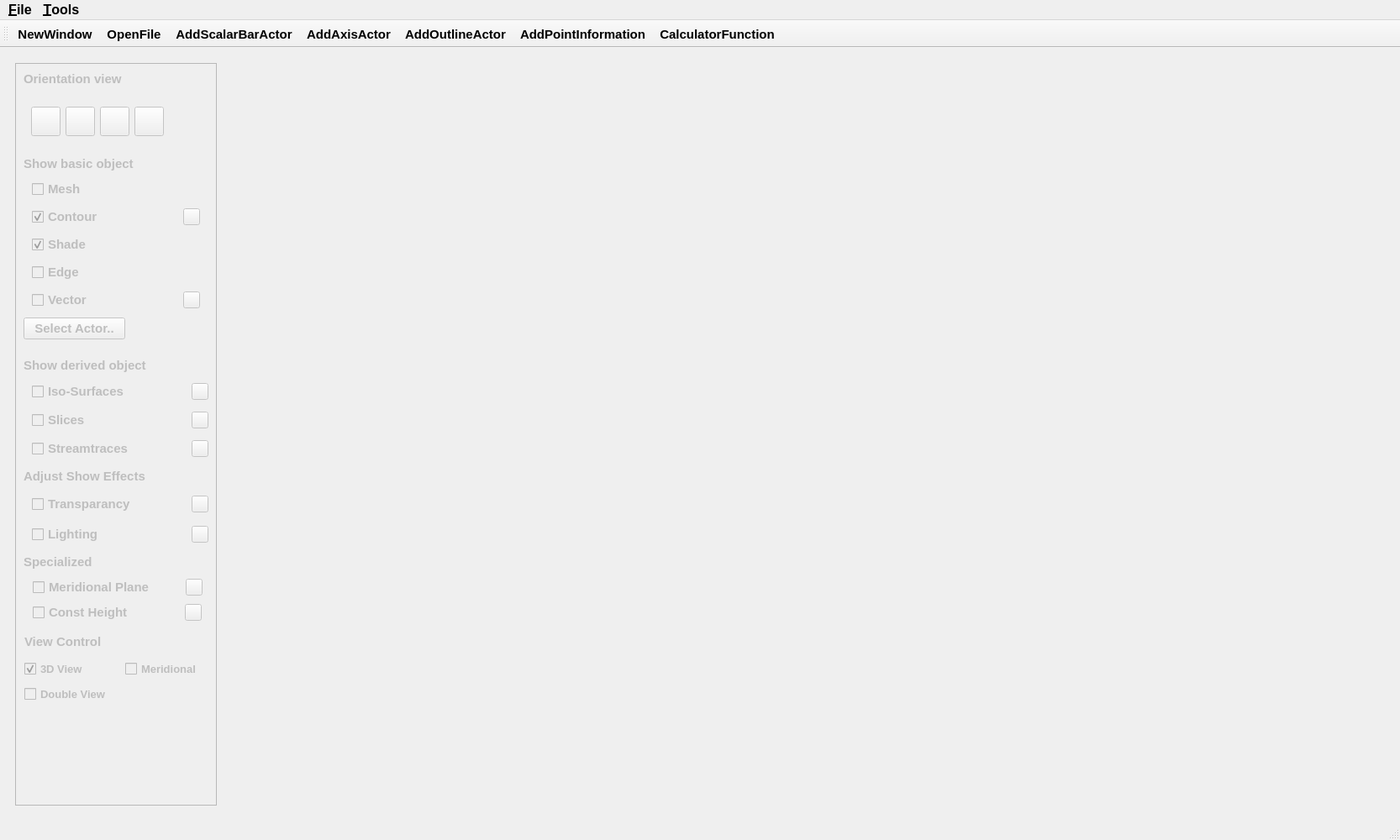
<?xml version="1.0" encoding="UTF-8"?>
<ui version="4.0">
 <class>MainWindow</class>
 <widget class="QMainWindow" name="MainWindow">
  <property name="geometry">
   <rect>
    <x>0</x>
    <y>0</y>
    <width>1666</width>
    <height>1000</height>
   </rect>
  </property>
  <property name="sizePolicy">
   <sizepolicy hsizetype="Preferred" vsizetype="Fixed">
    <horstretch>0</horstretch>
    <verstretch>0</verstretch>
   </sizepolicy>
  </property>
  <property name="font">
   <font>
    <pointsize>11</pointsize>
    <weight>75</weight>
    <bold>true</bold>
   </font>
  </property>
  <property name="windowTitle">
   <string>CFD Post-processing Tool</string>
  </property>
  <widget class="QWidget" name="centralwidget">
   <layout class="QHBoxLayout" name="horizontalLayout_2">
    <item>
     <widget class="QWidget" name="widget_2" native="true">
      <layout class="QHBoxLayout" name="horizontalLayout_3">
       <item>
        <widget class="QScrollArea" name="scrollArea">
         <property name="enabled">
          <bool>false</bool>
         </property>
         <property name="sizePolicy">
          <sizepolicy hsizetype="Fixed" vsizetype="Expanding">
           <horstretch>0</horstretch>
           <verstretch>0</verstretch>
          </sizepolicy>
         </property>
         <property name="minimumSize">
          <size>
           <width>240</width>
           <height>0</height>
          </size>
         </property>
         <property name="maximumSize">
          <size>
           <width>240</width>
           <height>16777215</height>
          </size>
         </property>
         <property name="widgetResizable">
          <bool>true</bool>
         </property>
         <widget class="QWidget" name="scrollAreaWidgetContents_2">
          <property name="geometry">
           <rect>
            <x>0</x>
            <y>0</y>
            <width>238</width>
            <height>882</height>
           </rect>
          </property>
          <widget class="QLabel" name="label_5">
           <property name="geometry">
            <rect>
             <x>9</x>
             <y>9</y>
             <width>141</width>
             <height>18</height>
            </rect>
           </property>
           <property name="sizePolicy">
            <sizepolicy hsizetype="Fixed" vsizetype="Fixed">
             <horstretch>0</horstretch>
             <verstretch>0</verstretch>
            </sizepolicy>
           </property>
           <property name="font">
            <font>
             <pointsize>11</pointsize>
             <weight>75</weight>
             <bold>true</bold>
            </font>
           </property>
           <property name="text">
            <string>Orientation view</string>
           </property>
          </widget>
          <widget class="QWidget" name="widget_4" native="true">
           <property name="geometry">
            <rect>
             <x>9</x>
             <y>33</y>
             <width>194</width>
             <height>71</height>
            </rect>
           </property>
           <property name="sizePolicy">
            <sizepolicy hsizetype="Fixed" vsizetype="Fixed">
             <horstretch>0</horstretch>
             <verstretch>0</verstretch>
            </sizepolicy>
           </property>
           <layout class="QVBoxLayout" name="verticalLayout_2">
            <item>
             <widget class="QWidget" name="buttonWidget" native="true">
              <property name="sizePolicy">
               <sizepolicy hsizetype="Fixed" vsizetype="Fixed">
                <horstretch>0</horstretch>
                <verstretch>0</verstretch>
               </sizepolicy>
              </property>
              <layout class="QHBoxLayout" name="horizontalLayout">
               <item>
                <widget class="QPushButton" name="xoyView">
                 <property name="sizePolicy">
                  <sizepolicy hsizetype="Fixed" vsizetype="Fixed">
                   <horstretch>0</horstretch>
                   <verstretch>0</verstretch>
                  </sizepolicy>
                 </property>
                 <property name="minimumSize">
                  <size>
                   <width>35</width>
                   <height>35</height>
                  </size>
                 </property>
                 <property name="maximumSize">
                  <size>
                   <width>35</width>
                   <height>35</height>
                  </size>
                 </property>
                 <property name="text">
                  <string/>
                 </property>
                </widget>
               </item>
               <item>
                <widget class="QPushButton" name="xozView">
                 <property name="sizePolicy">
                  <sizepolicy hsizetype="Fixed" vsizetype="Fixed">
                   <horstretch>0</horstretch>
                   <verstretch>0</verstretch>
                  </sizepolicy>
                 </property>
                 <property name="minimumSize">
                  <size>
                   <width>35</width>
                   <height>35</height>
                  </size>
                 </property>
                 <property name="maximumSize">
                  <size>
                   <width>35</width>
                   <height>35</height>
                  </size>
                 </property>
                 <property name="text">
                  <string/>
                 </property>
                </widget>
               </item>
               <item>
                <widget class="QPushButton" name="yozView">
                 <property name="sizePolicy">
                  <sizepolicy hsizetype="Fixed" vsizetype="Fixed">
                   <horstretch>0</horstretch>
                   <verstretch>0</verstretch>
                  </sizepolicy>
                 </property>
                 <property name="minimumSize">
                  <size>
                   <width>35</width>
                   <height>35</height>
                  </size>
                 </property>
                 <property name="maximumSize">
                  <size>
                   <width>35</width>
                   <height>35</height>
                  </size>
                 </property>
                 <property name="text">
                  <string/>
                 </property>
                </widget>
               </item>
               <item>
                <widget class="QPushButton" name="xyzView">
                 <property name="sizePolicy">
                  <sizepolicy hsizetype="Fixed" vsizetype="Fixed">
                   <horstretch>0</horstretch>
                   <verstretch>0</verstretch>
                  </sizepolicy>
                 </property>
                 <property name="minimumSize">
                  <size>
                   <width>35</width>
                   <height>35</height>
                  </size>
                 </property>
                 <property name="maximumSize">
                  <size>
                   <width>35</width>
                   <height>35</height>
                  </size>
                 </property>
                 <property name="text">
                  <string/>
                 </property>
                </widget>
               </item>
              </layout>
             </widget>
            </item>
           </layout>
          </widget>
          <widget class="QLabel" name="label">
           <property name="geometry">
            <rect>
             <x>9</x>
             <y>110</y>
             <width>153</width>
             <height>18</height>
            </rect>
           </property>
           <property name="sizePolicy">
            <sizepolicy hsizetype="Fixed" vsizetype="Fixed">
             <horstretch>0</horstretch>
             <verstretch>0</verstretch>
            </sizepolicy>
           </property>
           <property name="font">
            <font>
             <pointsize>11</pointsize>
             <weight>75</weight>
             <bold>true</bold>
            </font>
           </property>
           <property name="contextMenuPolicy">
            <enum>Qt::PreventContextMenu</enum>
           </property>
           <property name="text">
            <string>Show basic object</string>
           </property>
          </widget>
          <widget class="QWidget" name="widget" native="true">
           <property name="geometry">
            <rect>
             <x>9</x>
             <y>134</y>
             <width>210</width>
             <height>162</height>
            </rect>
           </property>
           <property name="sizePolicy">
            <sizepolicy hsizetype="Expanding" vsizetype="Fixed">
             <horstretch>0</horstretch>
             <verstretch>0</verstretch>
            </sizepolicy>
           </property>
           <layout class="QGridLayout" name="gridLayout_2">
            <item row="3" column="0">
             <spacer name="horizontalSpacer_5">
              <property name="orientation">
               <enum>Qt::Horizontal</enum>
              </property>
              <property name="sizeType">
               <enum>QSizePolicy::Fixed</enum>
              </property>
              <property name="sizeHint" stdset="0">
               <size>
                <width>10</width>
                <height>20</height>
               </size>
              </property>
             </spacer>
            </item>
            <item row="3" column="1">
             <widget class="QCheckBox" name="contourCheckBox">
              <property name="minimumSize">
               <size>
                <width>150</width>
                <height>0</height>
               </size>
              </property>
              <property name="font">
               <font>
                <pointsize>11</pointsize>
                <weight>75</weight>
                <bold>true</bold>
               </font>
              </property>
              <property name="text">
               <string>Contour</string>
              </property>
              <property name="checked">
               <bool>true</bool>
              </property>
             </widget>
            </item>
            <item row="2" column="0">
             <spacer name="horizontalSpacer_4">
              <property name="orientation">
               <enum>Qt::Horizontal</enum>
              </property>
              <property name="sizeType">
               <enum>QSizePolicy::Fixed</enum>
              </property>
              <property name="sizeHint" stdset="0">
               <size>
                <width>10</width>
                <height>20</height>
               </size>
              </property>
             </spacer>
            </item>
            <item row="5" column="1">
             <widget class="QCheckBox" name="edgeCheckBox">
              <property name="font">
               <font>
                <pointsize>11</pointsize>
                <weight>75</weight>
                <bold>true</bold>
               </font>
              </property>
              <property name="text">
               <string>Edge</string>
              </property>
             </widget>
            </item>
            <item row="2" column="1">
             <widget class="QCheckBox" name="meshCheckBox">
              <property name="font">
               <font>
                <pointsize>11</pointsize>
                <weight>75</weight>
                <bold>true</bold>
               </font>
              </property>
              <property name="text">
               <string>Mesh</string>
              </property>
             </widget>
            </item>
            <item row="5" column="0">
             <spacer name="horizontalSpacer_7">
              <property name="orientation">
               <enum>Qt::Horizontal</enum>
              </property>
              <property name="sizeType">
               <enum>QSizePolicy::Fixed</enum>
              </property>
              <property name="sizeHint" stdset="0">
               <size>
                <width>10</width>
                <height>20</height>
               </size>
              </property>
             </spacer>
            </item>
            <item row="6" column="0">
             <spacer name="horizontalSpacer_8">
              <property name="orientation">
               <enum>Qt::Horizontal</enum>
              </property>
              <property name="sizeType">
               <enum>QSizePolicy::Fixed</enum>
              </property>
              <property name="sizeHint" stdset="0">
               <size>
                <width>10</width>
                <height>20</height>
               </size>
              </property>
             </spacer>
            </item>
            <item row="4" column="1">
             <widget class="QCheckBox" name="shadeCheckBox">
              <property name="font">
               <font>
                <pointsize>11</pointsize>
                <weight>75</weight>
                <bold>true</bold>
               </font>
              </property>
              <property name="text">
               <string>Shade</string>
              </property>
              <property name="checked">
               <bool>true</bool>
              </property>
             </widget>
            </item>
            <item row="4" column="0">
             <spacer name="horizontalSpacer_6">
              <property name="orientation">
               <enum>Qt::Horizontal</enum>
              </property>
              <property name="sizeType">
               <enum>QSizePolicy::Fixed</enum>
              </property>
              <property name="sizeHint" stdset="0">
               <size>
                <width>10</width>
                <height>20</height>
               </size>
              </property>
             </spacer>
            </item>
            <item row="6" column="1">
             <widget class="QCheckBox" name="vectorCheckBox">
              <property name="font">
               <font>
                <pointsize>11</pointsize>
                <weight>75</weight>
                <bold>true</bold>
               </font>
              </property>
              <property name="text">
               <string>Vector</string>
              </property>
             </widget>
            </item>
            <item row="3" column="2">
             <widget class="QPushButton" name="contourSettingButton">
              <property name="minimumSize">
               <size>
                <width>20</width>
                <height>20</height>
               </size>
              </property>
              <property name="maximumSize">
               <size>
                <width>20</width>
                <height>20</height>
               </size>
              </property>
              <property name="text">
               <string/>
              </property>
             </widget>
            </item>
            <item row="6" column="2">
             <widget class="QPushButton" name="vectorSettingButton">
              <property name="minimumSize">
               <size>
                <width>20</width>
                <height>20</height>
               </size>
              </property>
              <property name="maximumSize">
               <size>
                <width>20</width>
                <height>20</height>
               </size>
              </property>
              <property name="text">
               <string/>
              </property>
             </widget>
            </item>
           </layout>
          </widget>
          <widget class="QPushButton" name="selectBoundaryButton">
           <property name="geometry">
            <rect>
             <x>9</x>
             <y>302</y>
             <width>121</width>
             <height>26</height>
            </rect>
           </property>
           <property name="font">
            <font>
             <pointsize>11</pointsize>
             <weight>75</weight>
             <bold>true</bold>
            </font>
           </property>
           <property name="text">
            <string>Select Actor..</string>
           </property>
          </widget>
          <widget class="QLabel" name="label_4">
           <property name="geometry">
            <rect>
             <x>9</x>
             <y>350</y>
             <width>173</width>
             <height>18</height>
            </rect>
           </property>
           <property name="sizePolicy">
            <sizepolicy hsizetype="Fixed" vsizetype="Fixed">
             <horstretch>0</horstretch>
             <verstretch>0</verstretch>
            </sizepolicy>
           </property>
           <property name="font">
            <font>
             <pointsize>11</pointsize>
             <weight>75</weight>
             <bold>true</bold>
            </font>
           </property>
           <property name="text">
            <string>Show derived object</string>
           </property>
          </widget>
          <widget class="QWidget" name="widget_3" native="true">
           <property name="geometry">
            <rect>
             <x>9</x>
             <y>374</y>
             <width>220</width>
             <height>102</height>
            </rect>
           </property>
           <property name="sizePolicy">
            <sizepolicy hsizetype="Expanding" vsizetype="Fixed">
             <horstretch>0</horstretch>
             <verstretch>0</verstretch>
            </sizepolicy>
           </property>
           <property name="minimumSize">
            <size>
             <width>220</width>
             <height>0</height>
            </size>
           </property>
           <property name="maximumSize">
            <size>
             <width>220</width>
             <height>16777215</height>
            </size>
           </property>
           <layout class="QGridLayout" name="gridLayout">
            <item row="2" column="0">
             <spacer name="horizontalSpacer_2">
              <property name="orientation">
               <enum>Qt::Horizontal</enum>
              </property>
              <property name="sizeType">
               <enum>QSizePolicy::Fixed</enum>
              </property>
              <property name="sizeHint" stdset="0">
               <size>
                <width>10</width>
                <height>20</height>
               </size>
              </property>
             </spacer>
            </item>
            <item row="2" column="1">
             <widget class="QCheckBox" name="slicesCheckBox">
              <property name="minimumSize">
               <size>
                <width>186</width>
                <height>0</height>
               </size>
              </property>
              <property name="font">
               <font>
                <pointsize>11</pointsize>
                <weight>75</weight>
                <bold>true</bold>
               </font>
              </property>
              <property name="text">
               <string>Slices</string>
              </property>
             </widget>
            </item>
            <item row="1" column="1">
             <widget class="QCheckBox" name="isoSurfaceCheckBox">
              <property name="sizePolicy">
               <sizepolicy hsizetype="Preferred" vsizetype="Fixed">
                <horstretch>0</horstretch>
                <verstretch>0</verstretch>
               </sizepolicy>
              </property>
              <property name="minimumSize">
               <size>
                <width>186</width>
                <height>1</height>
               </size>
              </property>
              <property name="maximumSize">
               <size>
                <width>16777215</width>
                <height>16777215</height>
               </size>
              </property>
              <property name="font">
               <font>
                <pointsize>11</pointsize>
                <weight>75</weight>
                <bold>true</bold>
               </font>
              </property>
              <property name="text">
               <string>Iso-Surfaces</string>
              </property>
              <property name="iconSize">
               <size>
                <width>16</width>
                <height>16</height>
               </size>
              </property>
              <property name="checked">
               <bool>false</bool>
              </property>
              <property name="autoExclusive">
               <bool>false</bool>
              </property>
             </widget>
            </item>
            <item row="3" column="0">
             <spacer name="horizontalSpacer_3">
              <property name="orientation">
               <enum>Qt::Horizontal</enum>
              </property>
              <property name="sizeType">
               <enum>QSizePolicy::Fixed</enum>
              </property>
              <property name="sizeHint" stdset="0">
               <size>
                <width>10</width>
                <height>20</height>
               </size>
              </property>
             </spacer>
            </item>
            <item row="1" column="0">
             <spacer name="horizontalSpacer">
              <property name="orientation">
               <enum>Qt::Horizontal</enum>
              </property>
              <property name="sizeType">
               <enum>QSizePolicy::Fixed</enum>
              </property>
              <property name="sizeHint" stdset="0">
               <size>
                <width>10</width>
                <height>20</height>
               </size>
              </property>
             </spacer>
            </item>
            <item row="3" column="1">
             <widget class="QCheckBox" name="streamlineCheckBox">
              <property name="minimumSize">
               <size>
                <width>186</width>
                <height>0</height>
               </size>
              </property>
              <property name="font">
               <font>
                <pointsize>11</pointsize>
                <weight>75</weight>
                <bold>true</bold>
               </font>
              </property>
              <property name="text">
               <string>Streamtraces</string>
              </property>
             </widget>
            </item>
            <item row="1" column="2">
             <widget class="QPushButton" name="IsoSurfaceSettingButton">
              <property name="minimumSize">
               <size>
                <width>20</width>
                <height>20</height>
               </size>
              </property>
              <property name="maximumSize">
               <size>
                <width>20</width>
                <height>20</height>
               </size>
              </property>
              <property name="text">
               <string/>
              </property>
             </widget>
            </item>
            <item row="2" column="2">
             <widget class="QPushButton" name="addSliceButton">
              <property name="minimumSize">
               <size>
                <width>20</width>
                <height>20</height>
               </size>
              </property>
              <property name="maximumSize">
               <size>
                <width>20</width>
                <height>20</height>
               </size>
              </property>
              <property name="text">
               <string/>
              </property>
             </widget>
            </item>
            <item row="3" column="2">
             <widget class="QPushButton" name="addStreamLineButton">
              <property name="minimumSize">
               <size>
                <width>20</width>
                <height>20</height>
               </size>
              </property>
              <property name="maximumSize">
               <size>
                <width>20</width>
                <height>20</height>
               </size>
              </property>
              <property name="text">
               <string/>
              </property>
             </widget>
            </item>
           </layout>
          </widget>
          <widget class="QLabel" name="label_6">
           <property name="geometry">
            <rect>
             <x>9</x>
             <y>482</y>
             <width>168</width>
             <height>18</height>
            </rect>
           </property>
           <property name="sizePolicy">
            <sizepolicy hsizetype="Fixed" vsizetype="Fixed">
             <horstretch>0</horstretch>
             <verstretch>0</verstretch>
            </sizepolicy>
           </property>
           <property name="font">
            <font>
             <pointsize>11</pointsize>
             <weight>75</weight>
             <bold>true</bold>
            </font>
           </property>
           <property name="text">
            <string>Adjust Show Effects</string>
           </property>
          </widget>
          <widget class="QWidget" name="widget_5" native="true">
           <property name="geometry">
            <rect>
             <x>9</x>
             <y>506</y>
             <width>220</width>
             <height>72</height>
            </rect>
           </property>
           <property name="sizePolicy">
            <sizepolicy hsizetype="Expanding" vsizetype="Fixed">
             <horstretch>0</horstretch>
             <verstretch>0</verstretch>
            </sizepolicy>
           </property>
           <property name="minimumSize">
            <size>
             <width>220</width>
             <height>0</height>
            </size>
           </property>
           <property name="maximumSize">
            <size>
             <width>220</width>
             <height>16777215</height>
            </size>
           </property>
           <layout class="QGridLayout" name="gridLayout_4">
            <item row="1" column="0">
             <spacer name="horizontalSpacer_16">
              <property name="orientation">
               <enum>Qt::Horizontal</enum>
              </property>
              <property name="sizeType">
               <enum>QSizePolicy::Fixed</enum>
              </property>
              <property name="sizeHint" stdset="0">
               <size>
                <width>10</width>
                <height>20</height>
               </size>
              </property>
             </spacer>
            </item>
            <item row="2" column="1">
             <widget class="QCheckBox" name="lightingCheckBox">
              <property name="minimumSize">
               <size>
                <width>186</width>
                <height>0</height>
               </size>
              </property>
              <property name="font">
               <font>
                <pointsize>11</pointsize>
                <weight>75</weight>
                <bold>true</bold>
               </font>
              </property>
              <property name="text">
               <string>Lighting</string>
              </property>
             </widget>
            </item>
            <item row="2" column="0">
             <spacer name="horizontalSpacer_14">
              <property name="orientation">
               <enum>Qt::Horizontal</enum>
              </property>
              <property name="sizeType">
               <enum>QSizePolicy::Fixed</enum>
              </property>
              <property name="sizeHint" stdset="0">
               <size>
                <width>10</width>
                <height>20</height>
               </size>
              </property>
             </spacer>
            </item>
            <item row="2" column="2">
             <widget class="QPushButton" name="lightingButton">
              <property name="minimumSize">
               <size>
                <width>20</width>
                <height>20</height>
               </size>
              </property>
              <property name="maximumSize">
               <size>
                <width>20</width>
                <height>20</height>
               </size>
              </property>
              <property name="text">
               <string/>
              </property>
             </widget>
            </item>
            <item row="1" column="2">
             <widget class="QPushButton" name="transparantButton">
              <property name="minimumSize">
               <size>
                <width>20</width>
                <height>20</height>
               </size>
              </property>
              <property name="maximumSize">
               <size>
                <width>20</width>
                <height>20</height>
               </size>
              </property>
              <property name="text">
               <string/>
              </property>
             </widget>
            </item>
            <item row="1" column="1">
             <widget class="QCheckBox" name="transparancyCheckBox">
              <property name="sizePolicy">
               <sizepolicy hsizetype="Preferred" vsizetype="Fixed">
                <horstretch>0</horstretch>
                <verstretch>0</verstretch>
               </sizepolicy>
              </property>
              <property name="minimumSize">
               <size>
                <width>186</width>
                <height>1</height>
               </size>
              </property>
              <property name="maximumSize">
               <size>
                <width>16777215</width>
                <height>16777215</height>
               </size>
              </property>
              <property name="font">
               <font>
                <pointsize>11</pointsize>
                <weight>75</weight>
                <bold>true</bold>
               </font>
              </property>
              <property name="text">
               <string>Transparancy</string>
              </property>
              <property name="iconSize">
               <size>
                <width>16</width>
                <height>16</height>
               </size>
              </property>
              <property name="checked">
               <bool>false</bool>
              </property>
              <property name="autoExclusive">
               <bool>false</bool>
              </property>
             </widget>
            </item>
           </layout>
          </widget>
          <widget class="QLabel" name="label_2">
           <property name="geometry">
            <rect>
             <x>9</x>
             <y>584</y>
             <width>96</width>
             <height>18</height>
            </rect>
           </property>
           <property name="text">
            <string>Specialized</string>
           </property>
          </widget>
          <widget class="QWidget" name="layoutWidget">
           <property name="geometry">
            <rect>
             <x>10</x>
             <y>610</y>
             <width>212</width>
             <height>26</height>
            </rect>
           </property>
           <layout class="QHBoxLayout" name="horizontalLayout_4">
            <item>
             <spacer name="horizontalSpacer_9">
              <property name="orientation">
               <enum>Qt::Horizontal</enum>
              </property>
              <property name="sizeType">
               <enum>QSizePolicy::Fixed</enum>
              </property>
              <property name="sizeHint" stdset="0">
               <size>
                <width>10</width>
                <height>20</height>
               </size>
              </property>
             </spacer>
            </item>
            <item>
             <widget class="QCheckBox" name="MeridionalcheckBox">
              <property name="text">
               <string>Meridional Plane</string>
              </property>
             </widget>
            </item>
            <item>
             <widget class="QPushButton" name="MeridionalButton">
              <property name="minimumSize">
               <size>
                <width>20</width>
                <height>20</height>
               </size>
              </property>
              <property name="maximumSize">
               <size>
                <width>20</width>
                <height>20</height>
               </size>
              </property>
              <property name="text">
               <string/>
              </property>
             </widget>
            </item>
           </layout>
          </widget>
          <widget class="QWidget" name="layoutWidget">
           <property name="geometry">
            <rect>
             <x>10</x>
             <y>640</y>
             <width>211</width>
             <height>26</height>
            </rect>
           </property>
           <layout class="QHBoxLayout" name="horizontalLayout_5">
            <item>
             <spacer name="horizontalSpacer_10">
              <property name="orientation">
               <enum>Qt::Horizontal</enum>
              </property>
              <property name="sizeType">
               <enum>QSizePolicy::Fixed</enum>
              </property>
              <property name="sizeHint" stdset="0">
               <size>
                <width>10</width>
                <height>20</height>
               </size>
              </property>
             </spacer>
            </item>
            <item>
             <widget class="QCheckBox" name="ConstHeightCheckBox">
              <property name="text">
               <string>Const Height</string>
              </property>
             </widget>
            </item>
            <item>
             <widget class="QPushButton" name="ConstHeightpushButton">
              <property name="minimumSize">
               <size>
                <width>20</width>
                <height>20</height>
               </size>
              </property>
              <property name="maximumSize">
               <size>
                <width>20</width>
                <height>20</height>
               </size>
              </property>
              <property name="text">
               <string/>
              </property>
             </widget>
            </item>
           </layout>
          </widget>
          <widget class="QLabel" name="label_3">
           <property name="geometry">
            <rect>
             <x>10</x>
             <y>680</y>
             <width>121</width>
             <height>16</height>
            </rect>
           </property>
           <property name="text">
            <string>View Control</string>
           </property>
          </widget>
          <widget class="QCheckBox" name="Check_3Dview">
           <property name="geometry">
            <rect>
             <x>10</x>
             <y>710</y>
             <width>85</width>
             <height>21</height>
            </rect>
           </property>
           <property name="font">
            <font>
             <pointsize>10</pointsize>
             <weight>75</weight>
             <bold>true</bold>
            </font>
           </property>
           <property name="text">
            <string>3D View</string>
           </property>
           <property name="checked">
            <bool>true</bool>
           </property>
          </widget>
          <widget class="QCheckBox" name="Check_Meri">
           <property name="geometry">
            <rect>
             <x>130</x>
             <y>710</y>
             <width>101</width>
             <height>21</height>
            </rect>
           </property>
           <property name="font">
            <font>
             <pointsize>10</pointsize>
             <weight>75</weight>
             <bold>true</bold>
            </font>
           </property>
           <property name="text">
            <string>Meridional</string>
           </property>
          </widget>
          <widget class="QCheckBox" name="Check_DoubleView">
           <property name="geometry">
            <rect>
             <x>10</x>
             <y>740</y>
             <width>121</width>
             <height>21</height>
            </rect>
           </property>
           <property name="font">
            <font>
             <pointsize>10</pointsize>
             <weight>75</weight>
             <bold>true</bold>
            </font>
           </property>
           <property name="text">
            <string>Double View</string>
           </property>
          </widget>
         </widget>
        </widget>
       </item>
       <item>
        <layout class="QVBoxLayout" name="VTKLayout">
         <item>
          <widget class="QVTKOpenGLNativeWidget" name="vtkBox" native="true"/>
         </item>
        </layout>
       </item>
      </layout>
     </widget>
    </item>
   </layout>
  </widget>
  <widget class="QMenuBar" name="menubar">
   <property name="geometry">
    <rect>
     <x>0</x>
     <y>0</y>
     <width>1666</width>
     <height>24</height>
    </rect>
   </property>
   <property name="font">
    <font>
     <pointsize>12</pointsize>
     <weight>75</weight>
     <bold>true</bold>
    </font>
   </property>
   <widget class="QMenu" name="menuFile">
    <property name="font">
     <font>
      <pointsize>12</pointsize>
      <weight>75</weight>
      <bold>true</bold>
     </font>
    </property>
    <property name="title">
     <string>&amp;File</string>
    </property>
    <addaction name="actionLoadMesh"/>
    <addaction name="actionUpdateFlow"/>
   </widget>
   <widget class="QMenu" name="menuTools">
    <property name="font">
     <font>
      <pointsize>12</pointsize>
      <weight>75</weight>
      <bold>true</bold>
     </font>
    </property>
    <property name="title">
     <string>&amp;Tools</string>
    </property>
   </widget>
   <addaction name="menuFile"/>
   <addaction name="menuTools"/>
  </widget>
  <widget class="QStatusBar" name="statusbar"/>
  <widget class="QToolBar" name="toolBar">
   <property name="windowTitle">
    <string>toolBar</string>
   </property>
   <attribute name="toolBarArea">
    <enum>TopToolBarArea</enum>
   </attribute>
   <attribute name="toolBarBreak">
    <bool>false</bool>
   </attribute>
   <addaction name="actionNewWindow"/>
   <addaction name="actionOpenFile"/>
   <addaction name="actionAddScalarBarActor"/>
   <addaction name="actionAddAxisActor"/>
   <addaction name="actionAddOutlineActor"/>
   <addaction name="actionAddPointInformation"/>
   <addaction name="actionCalculatorFunction"/>
  </widget>
  <action name="actionOpenFile">
   <property name="text">
    <string>OpenFile</string>
   </property>
   <property name="toolTip">
    <string>open aes mesh file</string>
   </property>
  </action>
  <action name="actionLoadMesh">
   <property name="text">
    <string>&amp;Load Mesh</string>
   </property>
  </action>
  <action name="actionUpdateFlow">
   <property name="text">
    <string>&amp;Update Flow</string>
   </property>
  </action>
  <action name="actionAddScalarBarActor">
   <property name="text">
    <string>AddScalarBarActor</string>
   </property>
   <property name="toolTip">
    <string>add scalarBar</string>
   </property>
  </action>
  <action name="actionAddAxisActor">
   <property name="text">
    <string>AddAxisActor</string>
   </property>
   <property name="toolTip">
    <string>add coordinate axis</string>
   </property>
  </action>
  <action name="actionAddOutlineActor">
   <property name="text">
    <string>AddOutlineActor</string>
   </property>
   <property name="toolTip">
    <string>add outline</string>
   </property>
  </action>
  <action name="actionAddPointInformation">
   <property name="text">
    <string>AddPointInformation</string>
   </property>
   <property name="toolTip">
    <string>add point attribute information</string>
   </property>
  </action>
  <action name="actionCalculatorFunction">
   <property name="text">
    <string>CalculatorFunction</string>
   </property>
   <property name="toolTip">
    <string>add new parameter</string>
   </property>
  </action>
  <action name="actionNewWindow">
   <property name="text">
    <string>NewWindow</string>
   </property>
   <property name="toolTip">
    <string>create a new window</string>
   </property>
  </action>
 </widget>
 <customwidgets>
  <customwidget>
   <class>QVTKOpenGLNativeWidget</class>
   <extends>QWidget</extends>
   <header>QVTKOpenGLNativeWidget.h</header>
   <container>1</container>
  </customwidget>
 </customwidgets>
 <resources/>
 <connections/>
</ui>
